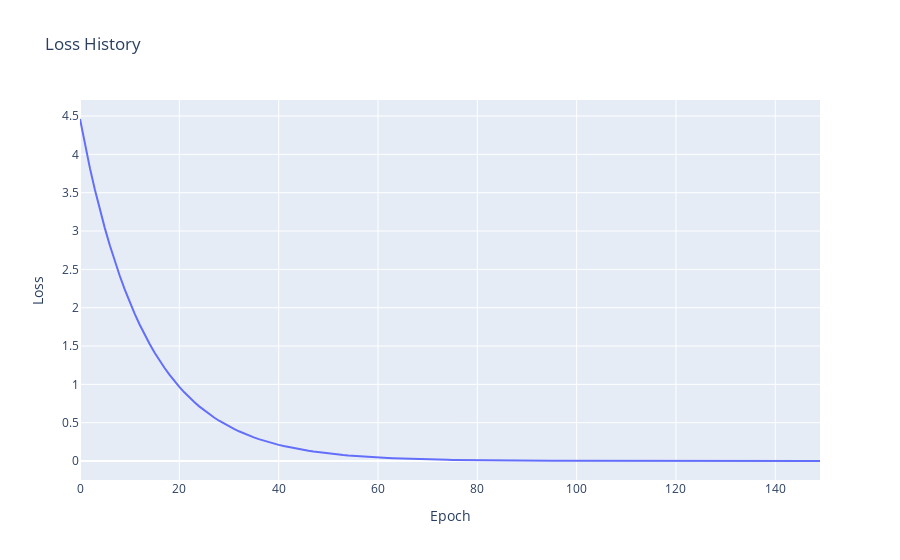

Notebook code cell kept with this figure:
### Code cell
fig = go.Figure()
fig.add_trace(go.Scatter(y=history))
fig.update_layout(
    title="Loss History",
    xaxis_title="Epoch",
    yaxis_title="Loss"
)
fig.show()

### Figure 1 — Plotly figure (JSON) as saved in the notebook; plotly's stock layout.template omitted (floating-point values rounded to 4 significant figures; data arrays with more than 128 entries replaced by an {"elided": "..."} marker saying what was removed)
{"data": [{"type": "scatter", "y": {"elided": "150 float values"}}], "layout": {"title": {"text": "Loss History"}, "xaxis": {"title": {"text": "Epoch"}}, "yaxis": {"title": {"text": "Loss"}}}}
